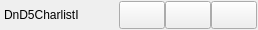
       <widget class="QWidget" name="toolBar" native="true">
        <property name="enabled">
         <bool>true</bool>
        </property>
        <property name="minimumSize">
         <size>
          <width>0</width>
          <height>30</height>
         </size>
        </property>
        <property name="maximumSize">
         <size>
          <width>16777215</width>
          <height>30</height>
         </size>
        </property>
        <layout class="QHBoxLayout" name="toolBarL">
         <property name="spacing">
          <number>0</number>
         </property>
         <property name="leftMargin">
          <number>4</number>
         </property>
         <property name="topMargin">
          <number>1</number>
         </property>
         <property name="rightMargin">
          <number>1</number>
         </property>
         <property name="bottomMargin">
          <number>1</number>
         </property>
         <item>
          <widget class="QLabel" name="label">
           <property name="sizePolicy">
            <sizepolicy hsizetype="Fixed" vsizetype="Fixed">
             <horstretch>0</horstretch>
             <verstretch>0</verstretch>
            </sizepolicy>
           </property>
           <property name="styleSheet">
            <string notr="true">font: 14pt &quot;Eberron&quot;;</string>
           </property>
           <property name="text">
            <string>DnD5CharlistI</string>
           </property>
          </widget>
         </item>
         <item>
          <spacer name="horizontalSpacer">
           <property name="orientation">
            <enum>Qt::Horizontal</enum>
           </property>
           <property name="sizeHint" stdset="0">
            <size>
             <width>40</width>
             <height>20</height>
            </size>
           </property>
          </spacer>
         </item>
         <item>
          <widget class="QPushButton" name="btnMinimize">
           <property name="enabled">
            <bool>true</bool>
           </property>
           <property name="sizePolicy">
            <sizepolicy hsizetype="Maximum" vsizetype="Minimum">
             <horstretch>1</horstretch>
             <verstretch>0</verstretch>
            </sizepolicy>
           </property>
           <property name="minimumSize">
            <size>
             <width>46</width>
             <height>0</height>
            </size>
           </property>
           <property name="autoFillBackground">
            <bool>false</bool>
           </property>
           <property name="text">
            <string/>
           </property>
          </widget>
         </item>
         <item>
          <widget class="QPushButton" name="btnMaximize">
           <property name="sizePolicy">
            <sizepolicy hsizetype="Maximum" vsizetype="Minimum">
             <horstretch>1</horstretch>
             <verstretch>0</verstretch>
            </sizepolicy>
           </property>
           <property name="minimumSize">
            <size>
             <width>46</width>
             <height>0</height>
            </size>
           </property>
           <property name="text">
            <string/>
           </property>
          </widget>
         </item>
         <item>
          <widget class="QPushButton" name="btnClose">
           <property name="sizePolicy">
            <sizepolicy hsizetype="Maximum" vsizetype="Minimum">
             <horstretch>1</horstretch>
             <verstretch>0</verstretch>
            </sizepolicy>
           </property>
           <property name="minimumSize">
            <size>
             <width>46</width>
             <height>0</height>
            </size>
           </property>
           <property name="text">
            <string/>
           </property>
          </widget>
         </item>
        </layout>
       </widget>
